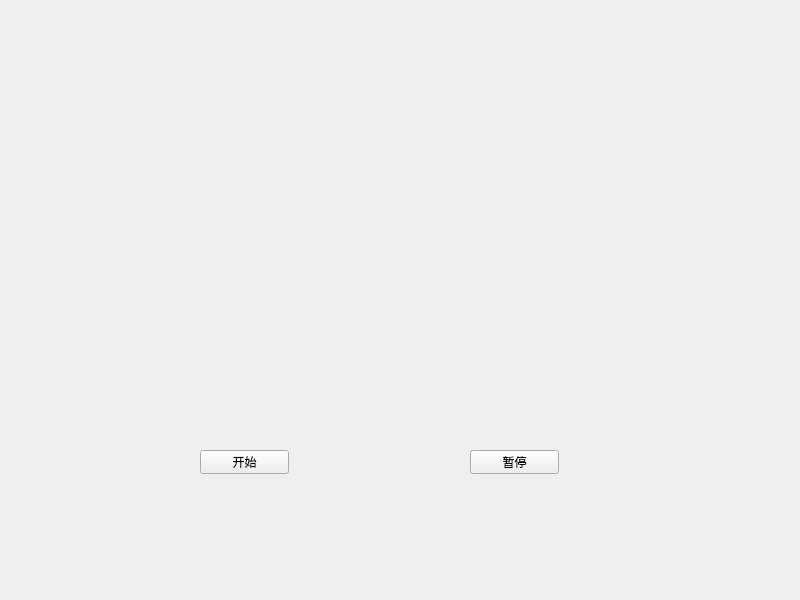
<?xml version="1.0" encoding="UTF-8"?>
<ui version="4.0">
 <class>Widget</class>
 <widget class="QWidget" name="Widget">
  <property name="geometry">
   <rect>
    <x>0</x>
    <y>0</y>
    <width>800</width>
    <height>600</height>
   </rect>
  </property>
  <property name="windowTitle">
   <string>Widget</string>
  </property>
  <widget class="QLabel" name="label">
   <property name="geometry">
    <rect>
     <x>190</x>
     <y>70</y>
     <width>361</width>
     <height>231</height>
    </rect>
   </property>
   <property name="text">
    <string/>
   </property>
   <property name="scaledContents">
    <bool>true</bool>
   </property>
  </widget>
  <widget class="QPushButton" name="startButton">
   <property name="geometry">
    <rect>
     <x>200</x>
     <y>450</y>
     <width>89</width>
     <height>24</height>
    </rect>
   </property>
   <property name="text">
    <string>开始</string>
   </property>
  </widget>
  <widget class="QPushButton" name="stopButton">
   <property name="geometry">
    <rect>
     <x>470</x>
     <y>450</y>
     <width>89</width>
     <height>24</height>
    </rect>
   </property>
   <property name="text">
    <string>暂停</string>
   </property>
  </widget>
 </widget>
 <resources/>
 <connections/>
</ui>
